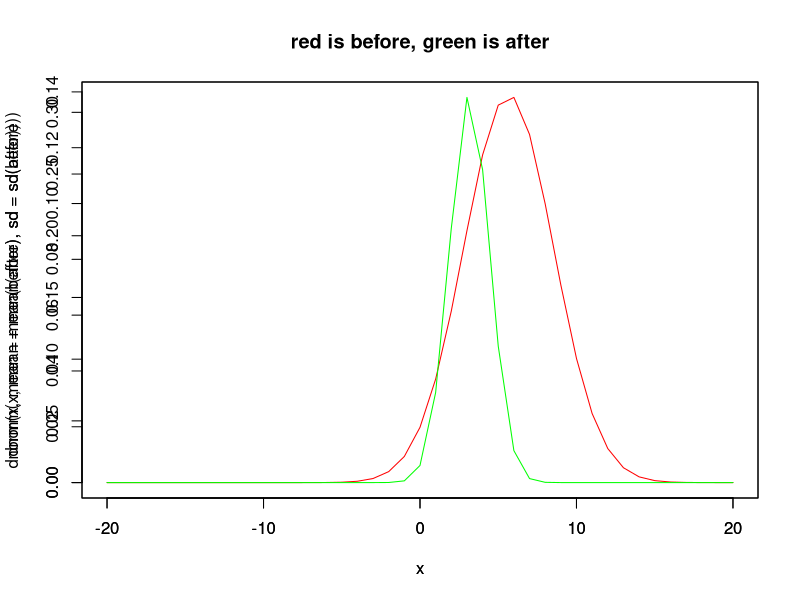

Source code (R):
# Title     : TODO
# Objective : TODO
# Created by: coeat
# Created on: 2021/04/23

before <- c(8, 12, 5, 4, 6, 3,
           4, 3, 2, 6, 6, 9)
after <- c(5, 3, 2, 1, 4, 2,
           2, 4, 3, 5, 4, 3)
t.test(before, after, paired = T)

x<-seq(-20,20)
plot(x, dnorm(x, mean=mean(before), sd=sd(before)), type='l', col='red',main='red is before, green is after')
par(new=TRUE)
plot(x, dnorm(x, mean=mean(after), sd=sd(after)), type='l', col='green')